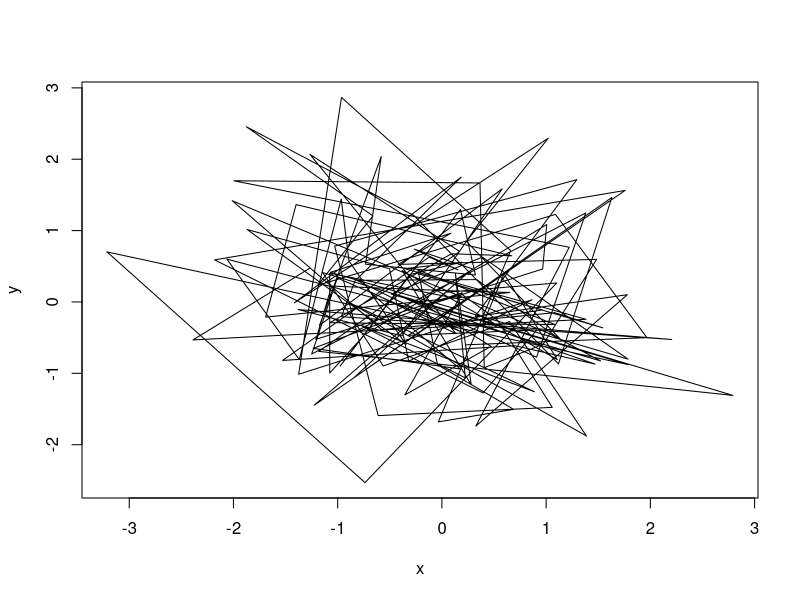
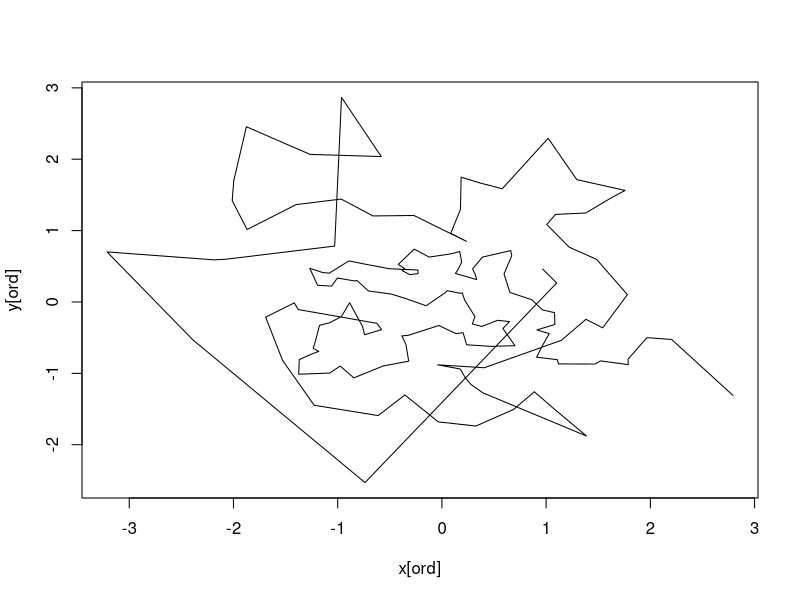
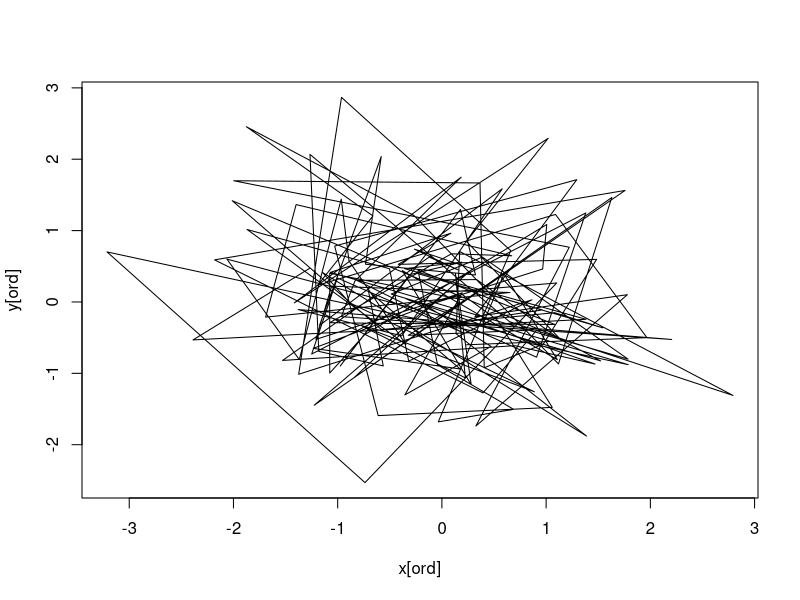
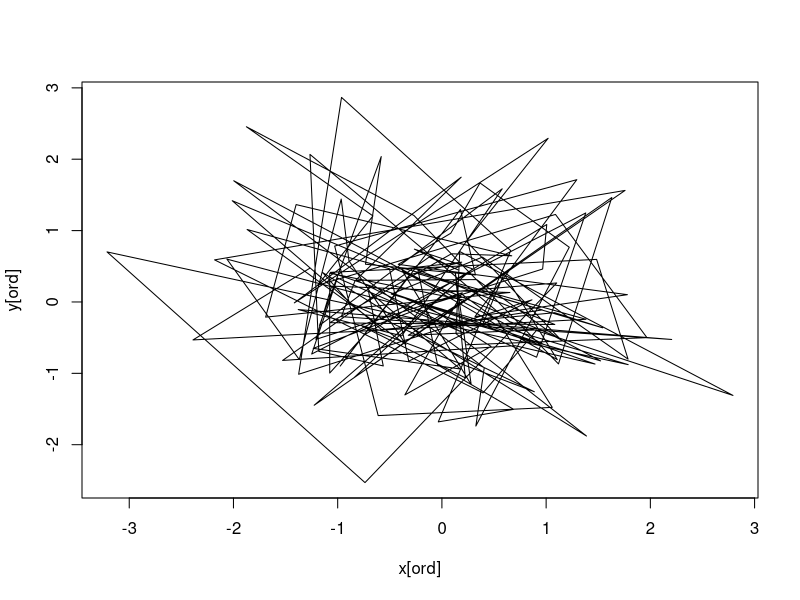
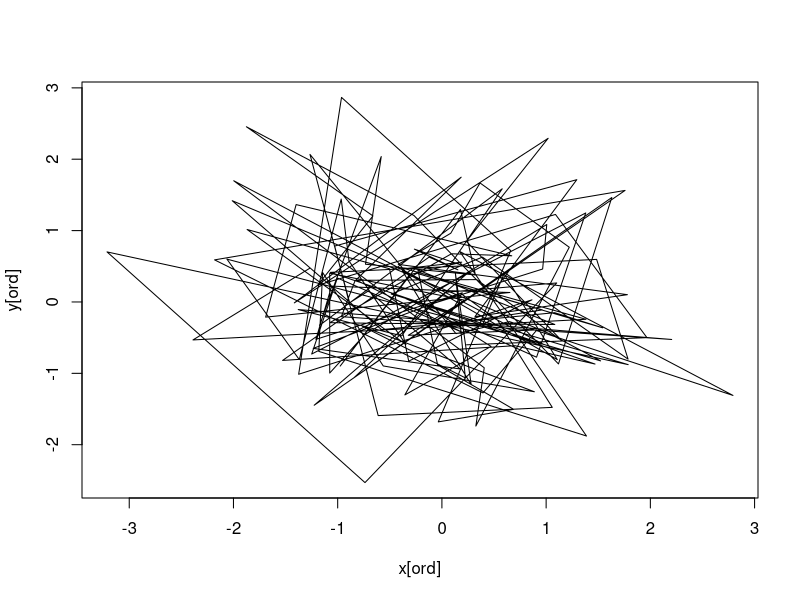
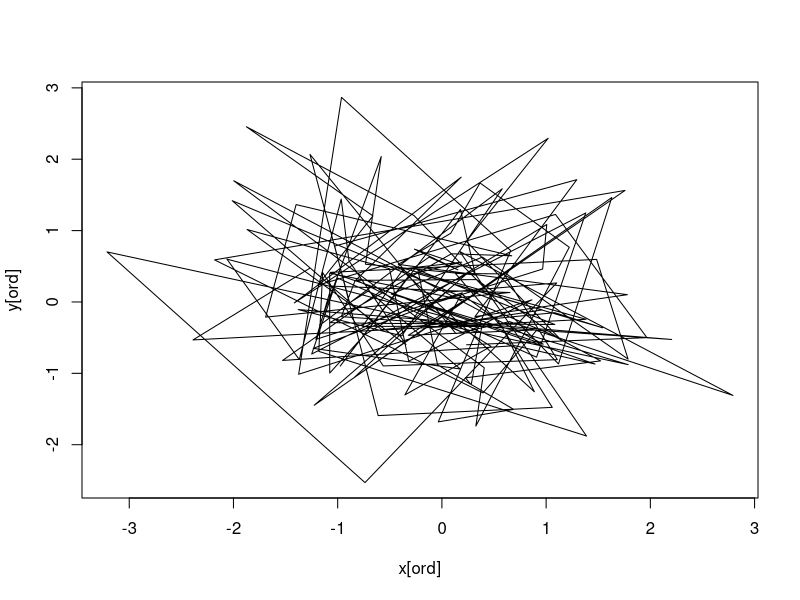
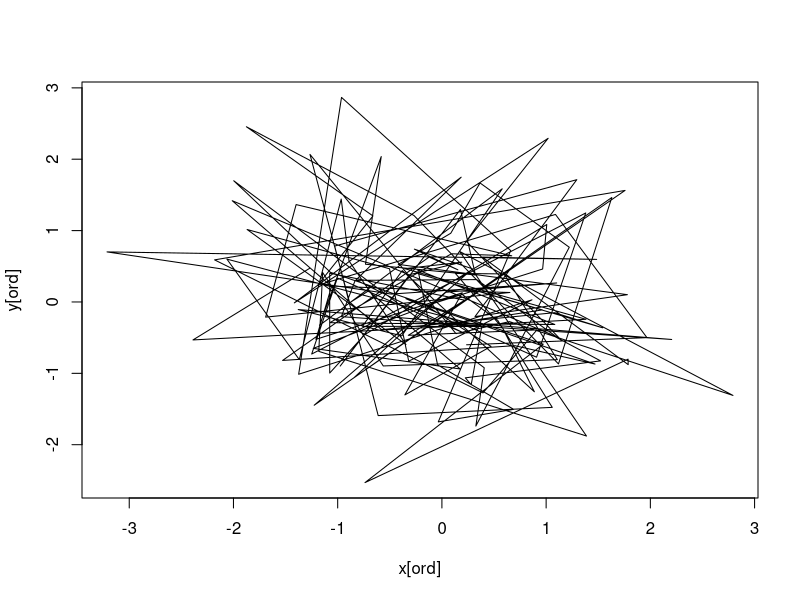
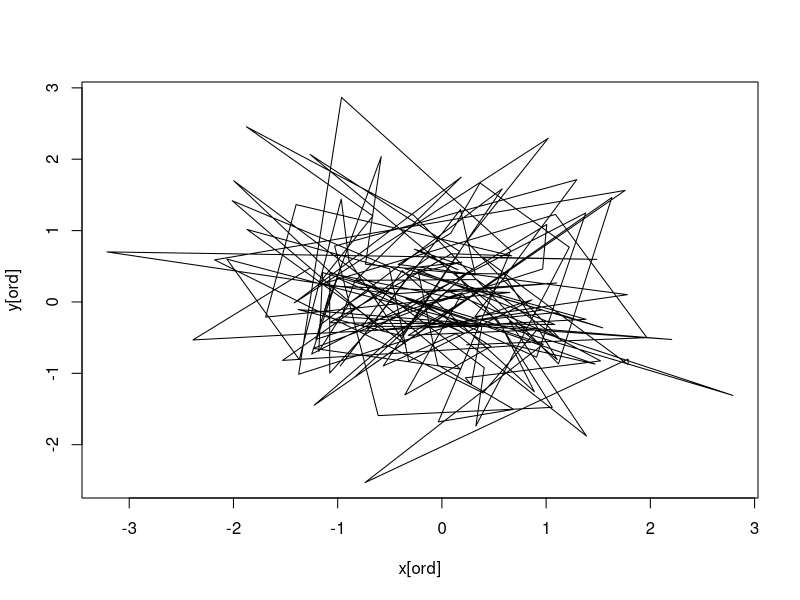

The R script that drew these images, in order:
# Travelling Salesman
x <- rnorm(150)
y <- rnorm(150)
pts <- cbind(x,y)
plot(x,y, type = 'l')

d <- function(pts,i,j){ # Don't need to take squareroot. Only used for individual level comparisons
  sum((pts[i,]-pts[j,])^2)
}
dis <- function(a){sqrt(a[1]^2 + a[2]^2)}
td <- function(pts, ord){ 
  sum(apply(pts[ord,][2:nrow(pts),] - pts[ord,][1:(nrow(pts)-1),], FUN = dis, MARGIN = 1))
  # sum((pts[ord,][2:nrow(pts),]-pts[ord,][1:(nrow(pts)-1),])^2)
}

# Distance Matrix 
mtx <- matrix(0, nrow = length(x)+1, ncol = length(x))
for(i in 1:length(x)){
  for(j in 1:length(x)){
    mtx[i,j] <- d(pts, i, j)
  }
}
mtx[nrow(mtx),] <- 1:length(x)

# Nearest Neighbour
# Find Best Starting Point
z <- total_d <- rep(0,length(x));
for(z in 1:length(x)){
ord <- rep(0,length(x))
ord[1] <- z

for (i in 2:(length(x)-1)){
  Interesting <- mtx[c(ord[i-1],nrow(mtx)), -c(ord)]
  ord[i] <- Interesting[2,which.min(Interesting[1,])]
}
ord[length(x)] <- (1:length(x))[-ord]
total_d[z] <- td(pts,ord)
}

# Route Corresponding to Best Start
start <- which.min(total_d)
ord <- rep(0,length(x))
ord[1] <- start

for (i in 2:(length(x)-1)){
  Interesting <- mtx[c(ord[i-1],nrow(mtx)), -c(ord)]
  ord[i] <- Interesting[2,which.min(Interesting[1,])]
}
ord[length(x)] <- (1:length(x))[-ord]

plot(x[ord],y[ord], type = 'l')

ord <- 1:length(x)
# n - opt
for(i in 1:10000){
  n <- 6-log(i, base = 10)+1
  ord2 <- ord
  p <- sample((n+1):(length(x)-n+1), 1)
  ord2[floor(p-n+2):round(p+n-2, 0)] <- sample(ord2[floor(p-n+2):round(p+n-2, 0)])
  if(td(pts,ord2) < td(pts,ord)){
    ord <- ord2
    print(td(pts, ord2))
    plot(x[ord], y[ord], type = 'l')
    Sys.sleep(0.075)
  }
}
td(pts , ord2)

# 3 - opt for adjacent positions
for(i in 1:10000){
ord2 <- ord
positions <- sample(length(x), 3)
ord2[positions] <- sample(ord2[positions])
if(td(pts,ord2) < td(pts,ord)){
  ord <- ord2
  print(td(pts, ord2))
}
}
plot(x[ord],y[ord], type = 'l')
